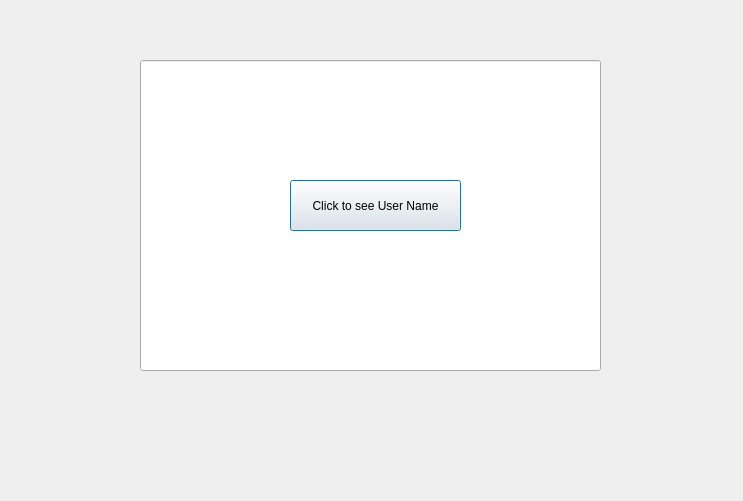
<?xml version="1.0" encoding="UTF-8"?>
<ui version="4.0">
 <class>SecondWindow</class>
 <widget class="QDialog" name="SecondWindow">
  <property name="geometry">
   <rect>
    <x>0</x>
    <y>0</y>
    <width>743</width>
    <height>501</height>
   </rect>
  </property>
  <property name="windowTitle">
   <string>Dialog</string>
  </property>
  <widget class="QLineEdit" name="lineEdit">
   <property name="geometry">
    <rect>
     <x>140</x>
     <y>60</y>
     <width>461</width>
     <height>311</height>
    </rect>
   </property>
  </widget>
  <widget class="QPushButton" name="pushButton">
   <property name="geometry">
    <rect>
     <x>290</x>
     <y>180</y>
     <width>171</width>
     <height>51</height>
    </rect>
   </property>
   <property name="text">
    <string>Click to see User Name</string>
   </property>
  </widget>
 </widget>
 <resources/>
 <connections/>
</ui>
